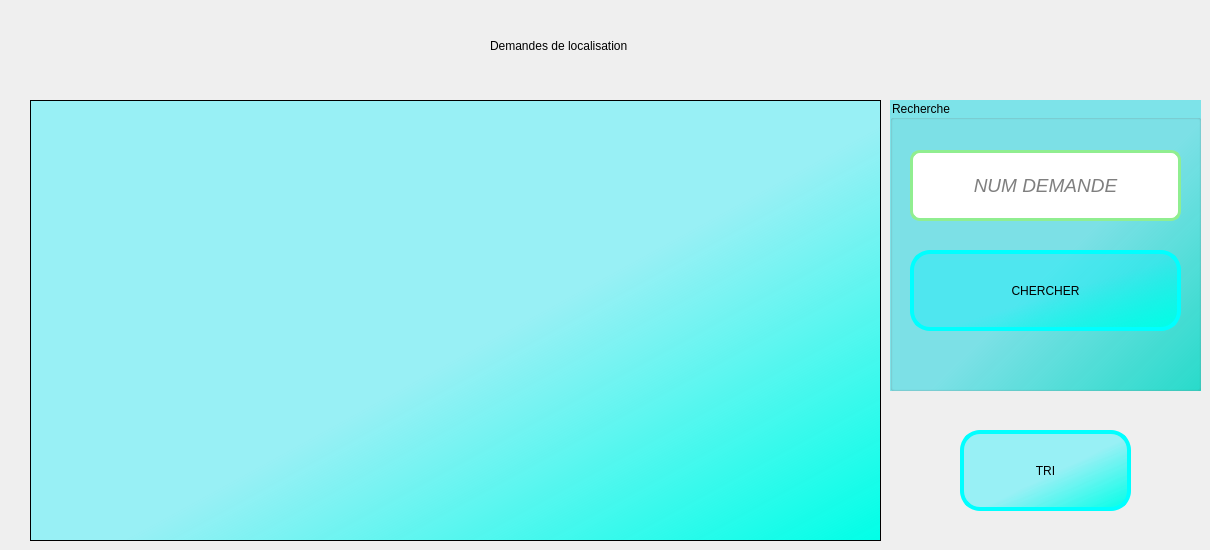
      <widget class="QWidget" name="tab_Localisation">
       <attribute name="title">
        <string>Afficher les demandes </string>
       </attribute>
       <widget class="QTableView" name="table_Localisation">
        <property name="geometry">
         <rect>
          <x>30</x>
          <y>100</y>
          <width>851</width>
          <height>441</height>
         </rect>
        </property>
        <property name="styleSheet">
         <string notr="true">background-color: qlineargradient(spread:pad, x1:0.241758, y1:0.283773, x2:1, y2:1, stop:0.378238 rgba(0, 241, 255, 93), stop:1 rgba(0, 255, 231, 255));</string>
        </property>
        <attribute name="verticalHeaderVisible">
         <bool>false</bool>
        </attribute>
       </widget>
       <widget class="QLabel" name="label_14">
        <property name="geometry">
         <rect>
          <x>490</x>
          <y>20</y>
          <width>271</width>
          <height>51</height>
         </rect>
        </property>
        <property name="text">
         <string>Demandes de localisation</string>
        </property>
       </widget>
       <widget class="QPushButton" name="bouton_tri">
        <property name="geometry">
         <rect>
          <x>960</x>
          <y>430</y>
          <width>171</width>
          <height>81</height>
         </rect>
        </property>
        <property name="styleSheet">
         <string notr="true">font: 16pt &quot;Tw Cen MT Condensed Extra Bold&quot;;
background-color: qlineargradient(spread:pad, x1:0.241758, y1:0.283773, x2:1, y2:1, stop:0.378238 rgba(0, 241, 255, 93), stop:1 rgba(0, 255, 231, 255));
 border-style: solid;
 border-width:4px;
 border-radius:20px;
 border-color: cyan;
selection-background-color: green;
selection-color: rgb(98, 98, 98);</string>
        </property>
        <property name="text">
         <string>TRI</string>
        </property>
        <property name="icon">
         <iconset>
          <normaloff>../../../Downloads/sort-ascending-6615.png</normaloff>../../../Downloads/sort-ascending-6615.png</iconset>
        </property>
       </widget>
       <widget class="QGroupBox" name="groupBox_3">
        <property name="geometry">
         <rect>
          <x>890</x>
          <y>100</y>
          <width>311</width>
          <height>291</height>
         </rect>
        </property>
        <property name="styleSheet">
         <string notr="true">background-color: qlineargradient(spread:pad, x1:0.241758, y1:0.283773, x2:1, y2:1, stop:0.388601 rgba(0, 214, 226, 122), stop:1 rgba(0, 218, 197, 211));</string>
        </property>
        <property name="title">
         <string>Recherche</string>
        </property>
        <widget class="QPushButton" name="bouton_recherche">
         <property name="geometry">
          <rect>
           <x>20</x>
           <y>150</y>
           <width>271</width>
           <height>81</height>
          </rect>
         </property>
         <property name="styleSheet">
          <string notr="true">font: 16pt &quot;Tw Cen MT Condensed Extra Bold&quot;;
background-color: qlineargradient(spread:pad, x1:0.241758, y1:0.283773, x2:1, y2:1, stop:0.378238 rgba(0, 241, 255, 93), stop:1 rgba(0, 255, 231, 255));
 border-style: solid;
 border-width:4px;
 border-radius:20px;
 border-color: cyan;
selection-background-color: green;
selection-color: rgb(98, 98, 98);</string>
         </property>
         <property name="text">
          <string>CHERCHER</string>
         </property>
         <property name="icon">
          <iconset>
           <normaloff>../../../Downloads/search-2910.png</normaloff>../../../Downloads/search-2910.png</iconset>
         </property>
        </widget>
        <widget class="QLineEdit" name="le_recherche">
         <property name="enabled">
          <bool>true</bool>
         </property>
         <property name="geometry">
          <rect>
           <x>20</x>
           <y>50</y>
           <width>271</width>
           <height>71</height>
          </rect>
         </property>
         <property name="font">
          <font>
           <family>Segoe UI</family>
           <pointsize>14</pointsize>
           <weight>37</weight>
           <italic>true</italic>
           <bold>false</bold>
          </font>
         </property>
         <property name="autoFillBackground">
          <bool>false</bool>
         </property>
         <property name="styleSheet">
          <string notr="true">background-color: white;
 border-style: solid;
 border-width:3px;
 border-radius:10px;
 border-color: lightgreen;
 </string>
         </property>
         <property name="text">
          <string/>
         </property>
         <property name="alignment">
          <set>Qt::AlignCenter</set>
         </property>
         <property name="placeholderText">
          <string>NUM DEMANDE</string>
         </property>
        </widget>
       </widget>
      </widget>
